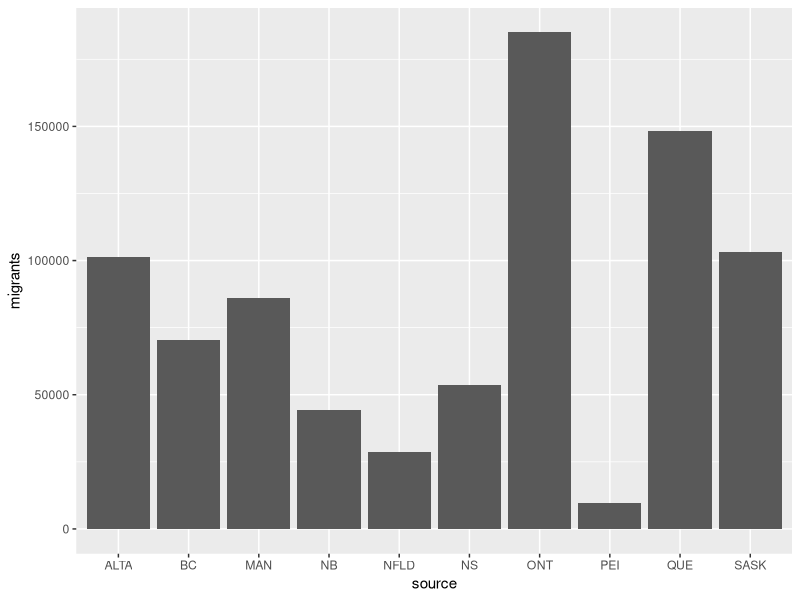
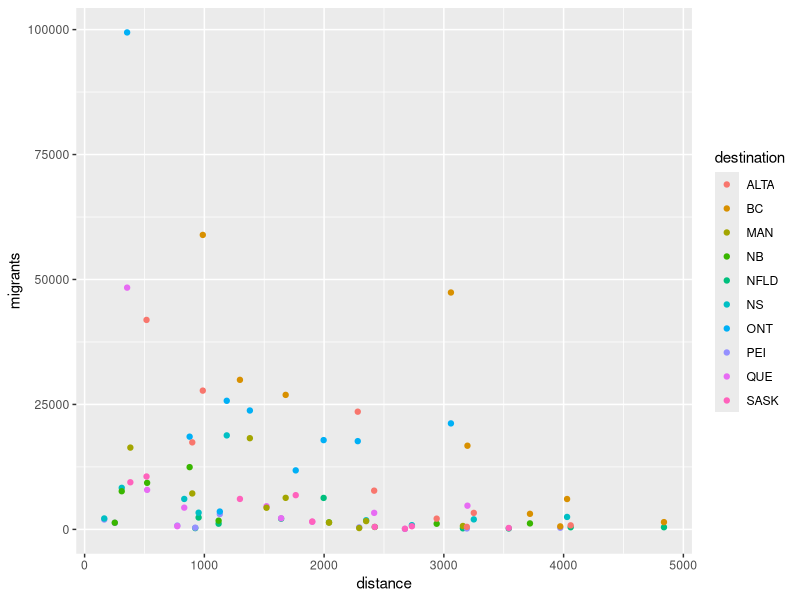
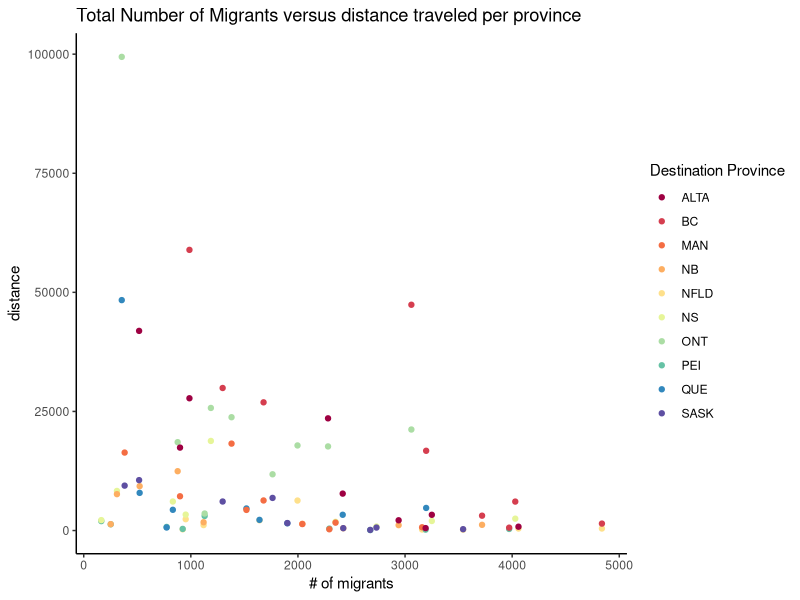
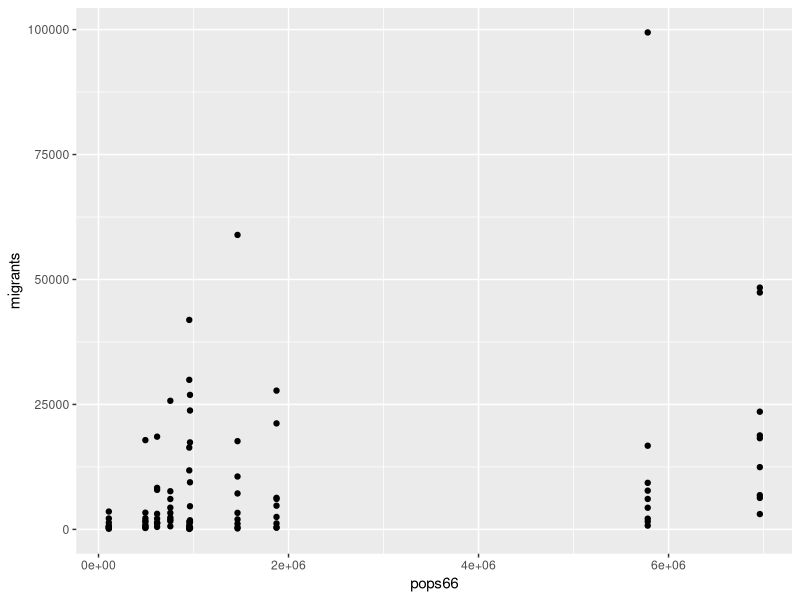
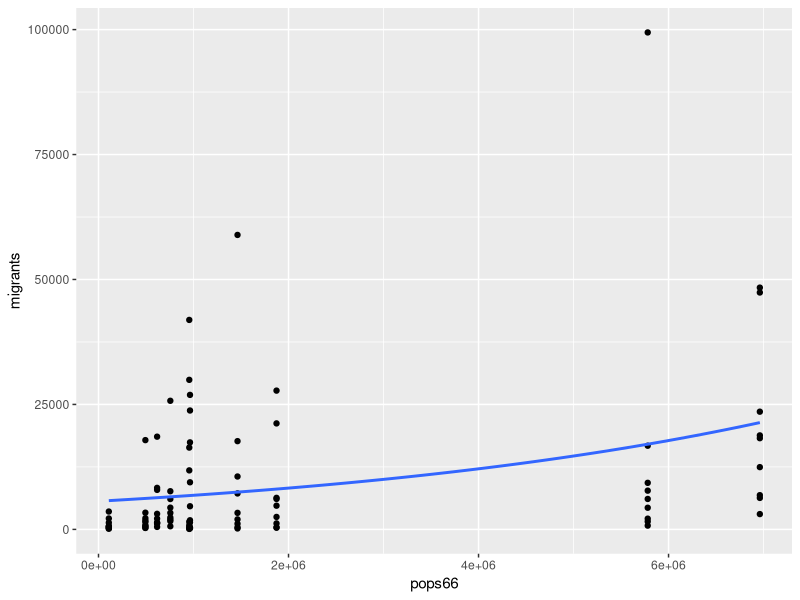
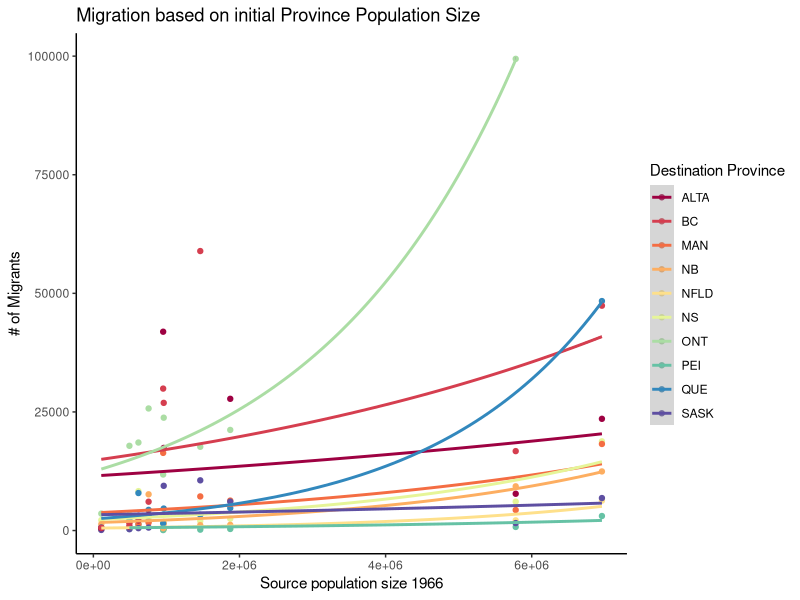

These figures' R source, in order:
## ---- chunk 1
knitr::opts_chunk$set(echo = TRUE)
## ---- chunk 2
library(car)
library(ggplot2)
library(viridis)
library(RColorBrewer)
library(tidyverse)

# Add any additional packages/ libraries you may need here:
## ---- chunk 3
head(Migration)
## ---- chunk 4
# Answer 1a here
head(Migration)

question_1a <- "geom_col()"

## ---- chunk 5
# Plot 1b here
Migration %>%
  group_by(source) %>%
  ggplot (aes(y=migrants, x=source)) + 
  geom_col(width = .9)

## ---- chunk 6
# Answer 1c here
question_1c <- "scale_fill_manual()"

## ---- chunk 7
testthat::expect_true(endsWith(question_1a, "()"))
testthat::expect_true(endsWith(question_1c, "()"))
## ---- chunk 8
ggplot(data = Migration, aes(x = distance, y = migrants, colour = destination)) + geom_point()
## ---- chunk 9
question_2a <- "labs()"
question_2b <- "scale_color_brewer()"
question_2c <- "theme_classic()"
## ---- chunk 10
# Plot 2d here
ggplot(data = Migration, aes(x = distance, y = migrants, colour = destination)) +
  geom_point()+
  labs(
    title = "Total Number of Migrants versus distance traveled per province",
    x = "# of migrants",
    y = "distance",
    colour="Destination Province"
  )+
  scale_color_brewer(palette="Spectral")+
  theme_classic()
## ---- chunk 11
#' Figure shows the number of people that have travelled (migrated) a specific 
#' distance between 1966 and 1971. Each colour represents the destined 
#' province(destination)
## ---- chunk 12
testthat::expect_true(endsWith(question_2a, "()"))
testthat::expect_true(endsWith(question_2b, "()"))
testthat::expect_true(endsWith(question_2c, "()"))
## ---- chunk 13
ggplot(data = Migration, aes(x = pops66, y = migrants)) + geom_point()

migrant_glm <- glm(migrants ~ pops66, data = Migration, family = poisson)
summary(migrant_glm)
## ---- chunk 14
# Plot 3a here
ggplot(data = Migration, aes(x = pops66, y = migrants)) +
  geom_point()+
  geom_smooth(method = "glm",  
              method.args = list(family = "poisson"))
## ---- chunk 15
# Answer 3b, 3c, 3e here
question_3b <- "significant increase"
question_3c <- unname(exp(coef(migrant_glm)["pops66"]))
question_3e <- "ONT"
                         
## ---- chunk 16
# Plot 3d here
ggplot(data = Migration, aes(x = pops66, y = migrants, colour = destination)) +
  geom_point()+
  geom_smooth(method = "glm",  
              method.args = list(family = "poisson"))+
  labs(
    title = "Migration based on initial Province Population Size",
    x = "Source population size 1966",
    y = "# of Migrants",
    colour = "Destination Province"
  )+
  scale_color_brewer(palette="Spectral")+
  theme_classic()
  
  
## ---- chunk 17
testthat::expect_true(question_3b %in% c("increase", "decrease", "significant increase", "significant decrease"))
testthat::expect_is(question_3c, "numeric")
testthat::expect_true(question_3e %in% levels(Migration$destination))
